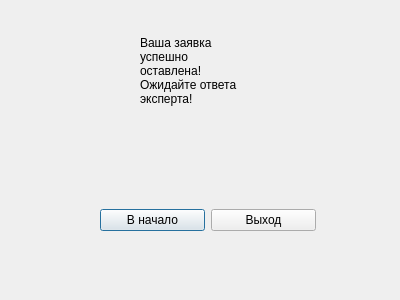
<?xml version="1.0" encoding="UTF-8"?>
<ui version="4.0">
 <class>FinishUser</class>
 <widget class="QDialog" name="FinishUser">
  <property name="geometry">
   <rect>
    <x>0</x>
    <y>0</y>
    <width>400</width>
    <height>300</height>
   </rect>
  </property>
  <property name="windowTitle">
   <string>Dialog</string>
  </property>
  <widget class="QLabel" name="label">
   <property name="geometry">
    <rect>
     <x>140</x>
     <y>30</y>
     <width>111</width>
     <height>81</height>
    </rect>
   </property>
   <property name="text">
    <string>Ваша заявка успешно оставлена! Ожидайте ответа эксперта!</string>
   </property>
   <property name="wordWrap">
    <bool>true</bool>
   </property>
  </widget>
  <widget class="QWidget" name="horizontalLayoutWidget">
   <property name="geometry">
    <rect>
     <x>100</x>
     <y>180</y>
     <width>216</width>
     <height>80</height>
    </rect>
   </property>
   <layout class="QHBoxLayout" name="horizontalLayout">
    <item>
     <widget class="QPushButton" name="pushButton">
      <property name="text">
       <string>В начало</string>
      </property>
     </widget>
    </item>
    <item>
     <widget class="QPushButton" name="pushButton_2">
      <property name="text">
       <string>Выход</string>
      </property>
     </widget>
    </item>
   </layout>
  </widget>
 </widget>
 <resources/>
 <connections/>
</ui>
